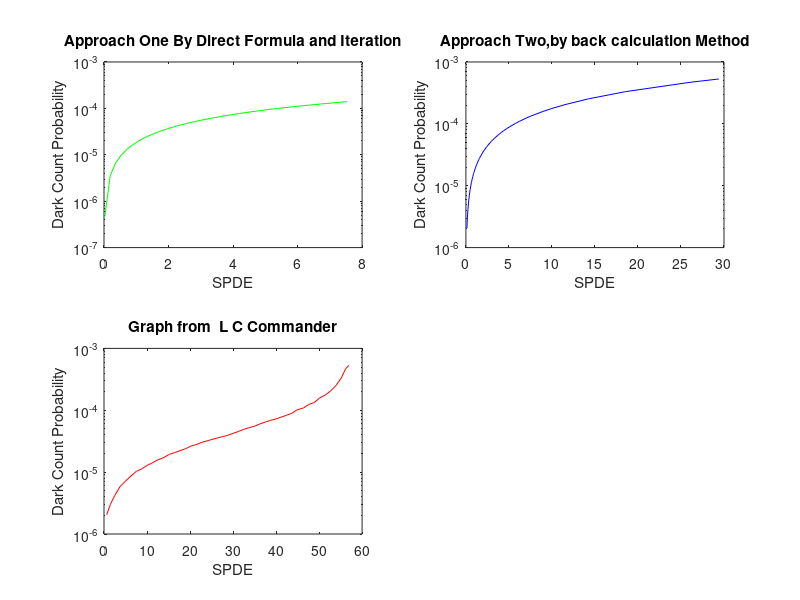

Reproduce this figure in MATLAB.
close all
clear all
clc
%%%%%%%%%%%%%%%%%%%%%%%%%%%%%%%%%%%%%%%%%%%%%
%% list of given values

%% list of given values
frequency=1e9;    %frequency`````````````````````````````````````````````````````````````````````````(C)
delta_T=1/(frequency);   %time between successive gate pulse .....sum of tou and holdoff time``````````(C)
tou = 360e-12;          %second ----- gate pulse width````````````````````````````````````````````````(C)
q_charge=1.6e-19;   % charge
%effective transit time
N_0=0.1;            %photon per pulse`````````````````````````````````````````````````(C)+- 5%


%---------------------------------------%
N_tr = 1e8;          % trapped carrier  per pulse
N_tr0 = 1e6;      % trapped carrier per pulse----- 1% of total carrier----- there is an equation
I_DM = 1e-13;     % primary dark current......1p /10p....kang
M_o=20;             %DC gain....30/40
GB=30e9;            %gain bandwidth product
c=0.01;                %ration of trapped carries to the total carrier per avalanche pulse
Mg=1e8;             %gaiger mode gain
tou_d=(delta_T-tou)/200;        %hold of time of the gate............maximum detrapping time ```````````````....calculated
t_tr_star = M_o/(2*pi*GB);
%---------------------------------------%

P_ph=1-exp(-N_0);     %probability of pulse containing photon

%%%% Readin the values from cvs file
Pd_red_20c=csvread('red_20c.csv');
Pd_curve=Pd_red_20c(:,2)';
SPDE_curve=100*Pd_red_20c(:,1)'/100;


%%%%%%%%%%%%%%%%%%%%%%%%%%%%%%%%%%%%%
Pava=linspace(0.0003,0.09,length(Pd_curve));    %avalence probability assumed
tolarence_pd=1e-10;
tolarence_pon1=1e-10;


%%%% equation to calculate Pa from Pd through approach 1


for i=1:1:length(Pava)
    Pa1=Pava(i);
    delta_pd1=1;
    delta_pd_old1=0;
    delta_pd_sum1=0;
    pd_val1=0.01;
    
    delta_pon1=1;
    delta_pon_old2=0;
    delta_pon_sum1=0;
    pon_val1=0.02;
    pd_temp1=0;
    pon_temp1=0;
    iteration1(i) =0;
    QE1=0.8;
    while (tolarence_pd < delta_pd1) && ( tolarence_pon1  <  delta_pon1 )
        if tolarence_pd<delta_pd1
            pd_temp1=1-exp(-Pa1*(I_DM*tou/q_charge + I_DM.*(M_o ).^2/(2*pi*q_charge*GB)+...
                pd_val1*N_tr*((exp(tou/tou_d)-1)/(exp(delta_T/tou_d)-1)+...
                (exp(t_tr_star/tou_d)-1)/(exp(delta_T/tou_d)-1))));
            delta_pd1=pd_val1-pd_temp1;
            delta_pd_sum1=delta_pd_sum1+delta_pd1;  %
            pd_val1=pd_temp1;
        end
        
        if tolarence_pd < delta_pd1
            pon_temp1 = 1-exp(-Pa1*(I_DM*tou/q_charge + I_DM*M_o.^2/(2*pi*q_charge*GB)+...
                pon_val1*N_tr*((exp(tou/tou_d)-1)/(exp(delta_T/tou_d)-1)+...
                (exp(t_tr_star/tou_d)-1)/(exp(delta_T/tou_d)-1)) + QE1*N_0));
            delta_pon1 = pon_val1 - pon_temp1;
            delta_pon_sum1=delta_pon_sum1+delta_pon1;  %
            pon_val1=pd_temp1;
        end
        SPDE_temp1=(pon_temp1 - pd_temp1)/P_ph;
        QE1=SPDE_temp1/Pa1
        iteration1(i) =iteration1(i) +1;
    end
    SPDE(i)=100*SPDE_temp1;
    Pd1(i)=pd_temp1;
    Pon1(i)=pon_temp1;
end


%%%%%%%%%%%%% approach 2
Pd2= Pd_curve;
Pa = -log(1-Pd2)./(I_DM*tou/q_charge + I_DM.*(M_o ).^2./(2*pi*q_charge*GB)+...
    Pd2.*N_tr*((exp(tou/tou_d)-1)./(exp(delta_T/tou_d)-1)+...
    (exp(t_tr_star/tou_d)-1)./(exp(delta_T/tou_d)-1)));

%%%%%%%%% Now calculate the value of Pon through iteration


delta_pon2=ones(1,length(Pa));
delta_pon_old2=zeros(1,length(Pa));
delta_pon_sum2 = zeros(1,length(Pa));
Pon_val2=ones(1,length(Pa));
Pon_temp2=ones(1,length(Pa));
tolarence_pon2=1e-10;
iteration2 =0;
QE2=ones(1,length(Pa))*0.8

%%%%%%% iteration process to solve Pon and SPDE
while tolarence_pon2 < max(delta_pon2)
    for i=1:length(Pa)
        Pon_temp2(i) = 1-exp(-Pa(i)*(I_DM*tou/q_charge + I_DM*M_o.^2/(2*pi*q_charge*GB)+...
            Pon_val2(i)*N_tr*((exp(tou/tou_d)-1)/(exp(delta_T/tou_d)-1)+...
            (exp(t_tr_star/tou_d)-1)/(exp(delta_T/tou_d)-1)) + QE2(i).*N_0));
    end
    delta_pon2 = Pon_val2 - Pon_temp2;
    delta_pon_sum2=delta_pon_sum2+delta_pon2;  %
    Pon_val2=Pon_temp2;
    SPDE_temp2=(Pon_temp2 - Pd2)./P_ph;
    QE2=SPDE_temp2./Pa;
    iteration2 =iteration2 +1;
end
SPDE2=100*SPDE_temp2;
%figure(1)
%semilogy(Pd1,SPDE,'g',Pd2,SPDE2,'b',Pd_curve,SPDE_curve,'r')

figure(2)
subplot (2,2,1) 
semilogy(SPDE,Pd1,'g')
xlabel('SPDE');
ylabel('Dark Count Probability');
title('Approach One By Direct Formula and Iteration');
subplot(2,2,2) 
semilogy(SPDE2,Pd2,'b')
xlabel('SPDE');
ylabel('Dark Count Probability');
title('Approach Two,by back calculation Method');
subplot(2,2,3)
semilogy(SPDE_curve,Pd_curve,'r');
xlabel('SPDE');
ylabel('Dark Count Probability');
title('Graph from  L C Commander');

%semilogy(SPDE,Pd1,'g',SPDE2,Pd2,'b',SPDE_curve,Pd_curve,'r')



